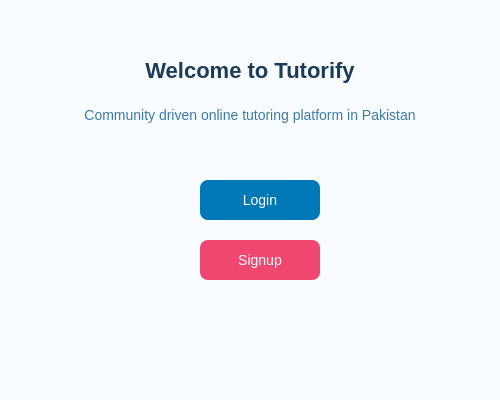
<?xml version="1.0" encoding="UTF-8"?>
<ui version="4.0">
 <class>HomePage</class>
 <widget class="QWidget" name="HomePage">
  <property name="geometry">
   <rect>
    <x>0</x>
    <y>0</y>
    <width>500</width>
    <height>400</height>
   </rect>
  </property>
  <property name="windowTitle">
   <string>Tutorify - Online Tuition Platform</string>
  </property>
  <property name="styleSheet">
   <string notr="true">background-color: #f9fcff;</string>
  </property>
  <widget class="QLabel" name="labelWelcome">
   <property name="geometry">
    <rect>
     <x>50</x>
     <y>40</y>
     <width>400</width>
     <height>60</height>
    </rect>
   </property>
   <property name="styleSheet">
    <string notr="true">font-size: 22px; font-weight: bold; color: #1a3c57;</string>
   </property>
   <property name="text">
    <string>Welcome to Tutorify</string>
   </property>
   <property name="alignment">
    <set>Qt::AlignCenter</set>
   </property>
  </widget>
  <widget class="QLabel" name="labelSubtitle">
   <property name="geometry">
    <rect>
     <x>70</x>
     <y>100</y>
     <width>360</width>
     <height>30</height>
    </rect>
   </property>
   <property name="styleSheet">
    <string notr="true">font-size: 14px; color: #3c7aa6;</string>
   </property>
   <property name="text">
    <string>Community driven online tutoring platform in Pakistan</string>
   </property>
   <property name="alignment">
    <set>Qt::AlignCenter</set>
   </property>
  </widget>
  <widget class="QPushButton" name="btnLogin">
   <property name="geometry">
    <rect>
     <x>200</x>
     <y>180</y>
     <width>120</width>
     <height>40</height>
    </rect>
   </property>
   <property name="styleSheet">
    <string notr="true">background-color: #0077b6; color: white; font-size: 14px; border-radius: 8px; padding: 5px;</string>
   </property>
   <property name="text">
    <string>Login</string>
   </property>
  </widget>
  <widget class="QPushButton" name="btnSignup">
   <property name="geometry">
    <rect>
     <x>200</x>
     <y>240</y>
     <width>120</width>
     <height>40</height>
    </rect>
   </property>
   <property name="styleSheet">
    <string notr="true">background-color: #ef476f; color: white; font-size: 14px; border-radius: 8px; padding: 5px;</string>
   </property>
   <property name="text">
    <string>Signup</string>
   </property>
  </widget>
 </widget>
 <resources/>
 <connections/>
</ui>
